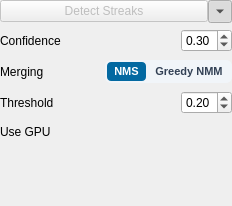
<?xml version="1.0" encoding="UTF-8"?>
<ui version="4.0">
 <class>DetectSettings</class>
 <widget class="QWidget" name="DetectSettings">
  <property name="geometry">
   <rect>
    <x>0</x>
    <y>0</y>
    <width>232</width>
    <height>206</height>
   </rect>
  </property>
  <layout class="QVBoxLayout" name="layout">
   <property name="spacing">
    <number>6</number>
   </property>
   <property name="leftMargin">
    <number>0</number>
   </property>
   <property name="topMargin">
    <number>0</number>
   </property>
   <property name="rightMargin">
    <number>0</number>
   </property>
   <property name="bottomMargin">
    <number>0</number>
   </property>
   <item>
    <layout class="QHBoxLayout" name="runLayout">
     <property name="spacing">
      <number>0</number>
     </property>
     <item>
      <widget class="QPushButton" name="run">
       <property name="enabled">
        <bool>false</bool>
       </property>
       <property name="cursor">
        <cursorShape>PointingHandCursor</cursorShape>
       </property>
       <property name="focusPolicy">
        <enum>Qt::FocusPolicy::NoFocus</enum>
       </property>
       <property name="text">
        <string>Detect Streaks</string>
       </property>
      </widget>
     </item>
     <item>
      <widget class="QToolButton" name="advancedToggle">
       <property name="cursor">
        <cursorShape>PointingHandCursor</cursorShape>
       </property>
       <property name="focusPolicy">
        <enum>Qt::FocusPolicy::NoFocus</enum>
       </property>
       <property name="toolTip">
        <string>Advanced settings</string>
       </property>
       <property name="accessibleName">
        <string>Advanced settings</string>
       </property>
       <property name="text">
        <string/>
       </property>
       <property name="checkable">
        <bool>true</bool>
       </property>
       <property name="checked">
        <bool>true</bool>
       </property>
       <property name="arrowType">
        <enum>Qt::ArrowType::DownArrow</enum>
       </property>
      </widget>
     </item>
    </layout>
   </item>
   <item>
    <widget class="QWidget" name="advancedBody" native="true">
     <layout class="QVBoxLayout" name="advancedLayout">
      <property name="spacing">
       <number>6</number>
      </property>
      <property name="leftMargin">
       <number>0</number>
      </property>
      <property name="topMargin">
       <number>0</number>
      </property>
      <property name="rightMargin">
       <number>0</number>
      </property>
      <property name="bottomMargin">
       <number>0</number>
      </property>
      <item>
       <layout class="QGridLayout" name="fields" columnstretch="1,2">
        <property name="leftMargin">
         <number>0</number>
        </property>
        <property name="topMargin">
         <number>0</number>
        </property>
        <property name="rightMargin">
         <number>0</number>
        </property>
        <property name="bottomMargin">
         <number>0</number>
        </property>
        <property name="spacing">
         <number>8</number>
        </property>
        <item row="0" column="0">
         <widget class="QLabel" name="confidenceLabel">
          <property name="text">
           <string>Confidence</string>
          </property>
          <property name="buddy">
           <cstring>confidence</cstring>
          </property>
         </widget>
        </item>
        <item row="0" column="1" alignment="Qt::AlignmentFlag::AlignRight">
         <widget class="QDoubleSpinBox" name="confidence">
          <property name="accessibleName">
           <string>Confidence threshold</string>
          </property>
          <property name="styleSheet">
           <string notr="true"/>
          </property>
          <property name="maximum">
           <double>1.000000000000000</double>
          </property>
          <property name="singleStep">
           <double>0.050000000000000</double>
          </property>
          <property name="value">
           <double>0.300000000000000</double>
          </property>
         </widget>
        </item>
        <item row="1" column="0">
         <widget class="QLabel" name="mergeLabel">
          <property name="text">
           <string>Merging</string>
          </property>
         </widget>
        </item>
        <item row="1" column="1" alignment="Qt::AlignmentFlag::AlignRight">
         <widget class="QFrame" name="detectMergeContainer">
          <property name="styleSheet">
           <string notr="true">background-color: #f1f5f9;
border-radius: 6px;
padding: 2px;</string>
          </property>
          <layout class="QHBoxLayout" name="detectMergeLayout">
           <property name="spacing">
            <number>2</number>
           </property>
           <property name="leftMargin">
            <number>0</number>
           </property>
           <property name="topMargin">
            <number>0</number>
           </property>
           <property name="rightMargin">
            <number>0</number>
           </property>
           <property name="bottomMargin">
            <number>0</number>
           </property>
           <item>
            <widget class="QPushButton" name="detectMergeNMS">
             <property name="cursor">
              <cursorShape>PointingHandCursor</cursorShape>
             </property>
             <property name="styleSheet">
              <string notr="true">QPushButton {
    padding: 3px 4px;
    border-radius: 4px;
    border: none;
    font-size: 11px;
    font-weight: 500;
    color: #334155;
}
QPushButton:checked {
    background-color: #0369a1;
    color: #ffffff;
    font-weight: bold;
}
QPushButton:hover:!checked {
    background-color: #e2e8f0;
    color: #0f172a;
}
QPushButton:focus:enabled {
    border: 1px solid #0f172a;
}
QPushButton:checked:focus:enabled {
    border: 1px solid #ffffff;
}</string>
             </property>
             <property name="text">
              <string> NMS </string>
             </property>
             <property name="checkable">
              <bool>true</bool>
             </property>
             <property name="checked">
              <bool>true</bool>
             </property>
             <attribute name="buttonGroup">
              <string notr="true">detectMergeGroup</string>
             </attribute>
            </widget>
           </item>
           <item>
            <widget class="QPushButton" name="detectMergeNMM">
             <property name="cursor">
              <cursorShape>PointingHandCursor</cursorShape>
             </property>
             <property name="styleSheet">
              <string notr="true">QPushButton {
    padding: 3px 4px;
    border-radius: 4px;
    border: none;
    font-size: 11px;
    font-weight: 500;
    color: #334155;
}
QPushButton:checked {
    background-color: #0369a1;
    color: #ffffff;
    font-weight: bold;
}
QPushButton:hover:!checked {
    background-color: #e2e8f0;
    color: #0f172a;
}
QPushButton:focus:enabled {
    border: 1px solid #0f172a;
}
QPushButton:checked:focus:enabled {
    border: 1px solid #ffffff;
}</string>
             </property>
             <property name="text">
              <string> Greedy NMM </string>
             </property>
             <property name="checkable">
              <bool>true</bool>
             </property>
             <attribute name="buttonGroup">
              <string notr="true">detectMergeGroup</string>
             </attribute>
            </widget>
           </item>
          </layout>
         </widget>
        </item>
        <item row="2" column="0">
         <widget class="QLabel" name="thresholdLabel">
          <property name="toolTip">
           <string>Merge threshold</string>
          </property>
          <property name="text">
           <string>Threshold</string>
          </property>
          <property name="buddy">
           <cstring>mergeThreshold</cstring>
          </property>
         </widget>
        </item>
        <item row="2" column="1" alignment="Qt::AlignmentFlag::AlignRight">
         <widget class="QDoubleSpinBox" name="mergeThreshold">
          <property name="accessibleName">
           <string>Merge threshold</string>
          </property>
          <property name="styleSheet">
           <string notr="true"/>
          </property>
          <property name="maximum">
           <double>1.000000000000000</double>
          </property>
          <property name="singleStep">
           <double>0.050000000000000</double>
          </property>
          <property name="value">
           <double>0.200000000000000</double>
          </property>
         </widget>
        </item>
        <item row="3" column="0">
         <widget class="QLabel" name="useGPULabel">
          <property name="text">
           <string>Use GPU</string>
          </property>
          <property name="buddy">
           <cstring>useGPU</cstring>
          </property>
         </widget>
        </item>
        <item row="3" column="1" alignment="Qt::AlignmentFlag::AlignRight">
         <widget class="QCheckBox" name="useGPU">
          <property name="cursor">
           <cursorShape>PointingHandCursor</cursorShape>
          </property>
          <property name="focusPolicy">
           <enum>Qt::FocusPolicy::NoFocus</enum>
          </property>
          <property name="accessibleName">
           <string>Use GPU for detection</string>
          </property>
          <property name="styleSheet">
           <string notr="true">QCheckBox#useGPU { spacing: 0px;}
QCheckBox#useGPU::indicator { width: 36px; height: 20px; border-radius: 10px; }
QCheckBox#useGPU::indicator:unchecked { image: url(:/startrails/ui/switch_off.svg); }
QCheckBox#useGPU::indicator:checked { image: url(:/startrails/ui/switch_on.svg); }
</string>
          </property>
          <property name="text">
           <string/>
          </property>
          <property name="checked">
           <bool>true</bool>
          </property>
         </widget>
        </item>
       </layout>
      </item>
     </layout>
    </widget>
   </item>
   <item>
    <widget class="QLabel" name="error">
     <property name="text">
      <string/>
     </property>
     <property name="wordWrap">
      <bool>true</bool>
     </property>
    </widget>
   </item>
  </layout>
 </widget>
 <resources>
  <include location="resources.qrc"/>
 </resources>
 <connections/>
 <buttongroups>
  <buttongroup name="detectMergeGroup"/>
 </buttongroups>
</ui>
